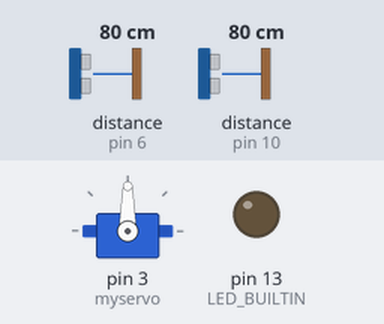
Bench run of a sketch on a simulated Arduino Uno, built with avr-gcc and run on an emulated ATmega328P. Parts: servo, output pins drawn as LEDs (lit = HIGH). Wiring (inferred from the names in the program): 2 × ultrasonic range finder: trigger pin 5, echo pin 6 / trigger pin 9, echo pin 10. The test bench sets the inputs (shaded band); at power-on: distance to the obstacle (sensors on pin 6, pin 10) 80 cm. The echo pulse lasts 58.3 µs per cm; pins used as bus, display or sensor lines are not drawn.

Above: at 1.2 s.
1.3 s: distance to the obstacle (sensor on pin 6) set to 23 cm
2.8 s: distance to the obstacle (sensor on pin 6) set to 18 cm
At 5.1 s:
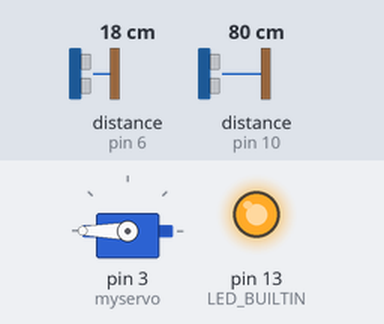
5.8 s: distance to the obstacle (sensor on pin 6) set to 183 cm
At 5.96 s:
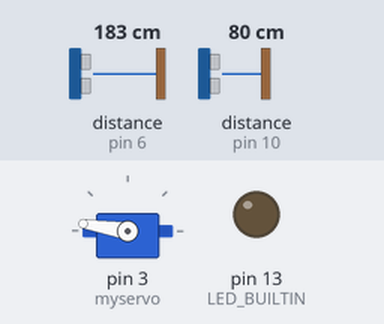
8.8 s: distance to the obstacle (sensor on pin 10) set to 22 cm
10.3 s: distance to the obstacle (sensor on pin 10) set to 19 cm
At 13.1 s:
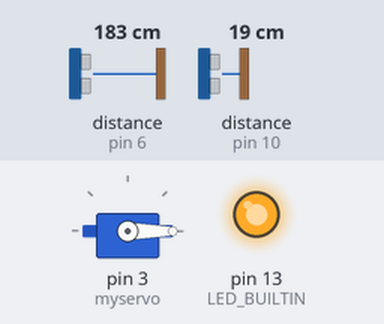
13.3 s: distance to the obstacle (sensor on pin 10) set to 35 cm
At 13.47 s:
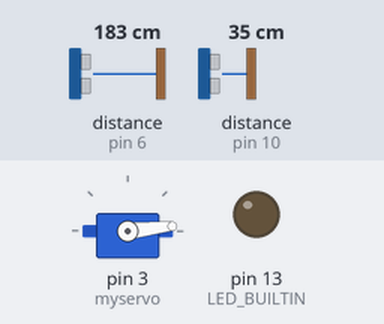
Timing chart, 0 to 17.3 s (numbered marks = the images above; inputs shaded):
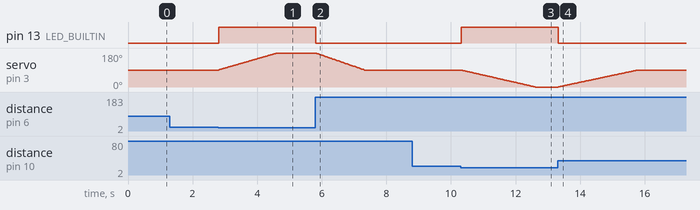

The sketch:

Rotating-movment-sensor.ino
```cpp
#include <Servo.h>
Servo myservo;
int currentPos = 90;
int targetPos = 90;
const int trigPin1 = 9, echoPin1 = 10;
const int trigPin2 = 5, echoPin2 = 6;
unsigned long lastMoveTime = 0;
const int stepSpeed = 15;
void setup() {
  pinMode(trigPin1, OUTPUT); pinMode(echoPin1, INPUT);
  pinMode(trigPin2, OUTPUT); pinMode(echoPin2, INPUT);
  pinMode(LED_BUILTIN, OUTPUT);
  myservo.attach(3);
  myservo.write(currentPos);
}
void loop() {
  // distances
  float d1 = getDist(trigPin1, echoPin1);
  float d2 = getDist(trigPin2, echoPin2);

  if (d1 < 20 && d2 > 20) {
    targetPos = 0;
    digitalWrite(LED_BUILTIN, HIGH);
  }
  else if (d2 < 20 && d1 > 20) {
    targetPos = 180; // Go to 180
    digitalWrite(LED_BUILTIN, HIGH);
  }
  else if (d2 > 20 && d1 > 20){
    targetPos = 90;
    digitalWrite(LED_BUILTIN, (d1 < 20 && d2 < 20));
  }
  else {
    targetPos = currentPos;  // Go to center if both or none
    digitalWrite(LED_BUILTIN, (d1 < 20 && d2 < 20));
  }

  if (millis() - lastMoveTime > stepSpeed) {
    if (currentPos < targetPos) {
      currentPos++;
      myservo.write(currentPos);
    }
    else if (currentPos > targetPos) {
      currentPos--;
      myservo.write(currentPos);
    }
    lastMoveTime = millis(); // Reset timer
  }
}

float getDist(int trig, int echo) {
  digitalWrite(trig, LOW); delayMicroseconds(2);
  digitalWrite(trig, HIGH); delayMicroseconds(10);
  digitalWrite(trig, LOW);
  return pulseIn(echo, HIGH, 25000) * 0.0343 / 2;
}
```

Measured:
- the behaviour switches between 21 and 20 cm on distance to the obstacle (sensor on pin 6) (found by bisection; images 0 and 1)
- the behaviour switches between 21 and 20 cm on distance to the obstacle (sensor on pin 10) (found by bisection; images 2 and 3)
- after the input at 1.3 s, every drawn part: stays the same
- after the input at 2.8 s, pin 13 (LED_BUILTIN): LOW → HIGH at once; servo on pin 3 (myservo): moves from 90° to 180° over 1.8 s, starting at once
- after the input at 5.8 s, pin 13 (LED_BUILTIN): HIGH → LOW at once; servo on pin 3 (myservo): moves from 180° to 90° over 1.5 s, starting at once
- after the input at 8.8 s, every drawn part: stays the same
- after the input at 10.3 s, pin 13 (LED_BUILTIN): LOW → HIGH at once; servo on pin 3 (myservo): moves from 90° to 0° over 2.3 s, starting at once
- after the input at 13.3 s, pin 13 (LED_BUILTIN): HIGH → LOW at once; servo on pin 3 (myservo): moves from 0° to 90° over 2.5 s, starting at once
